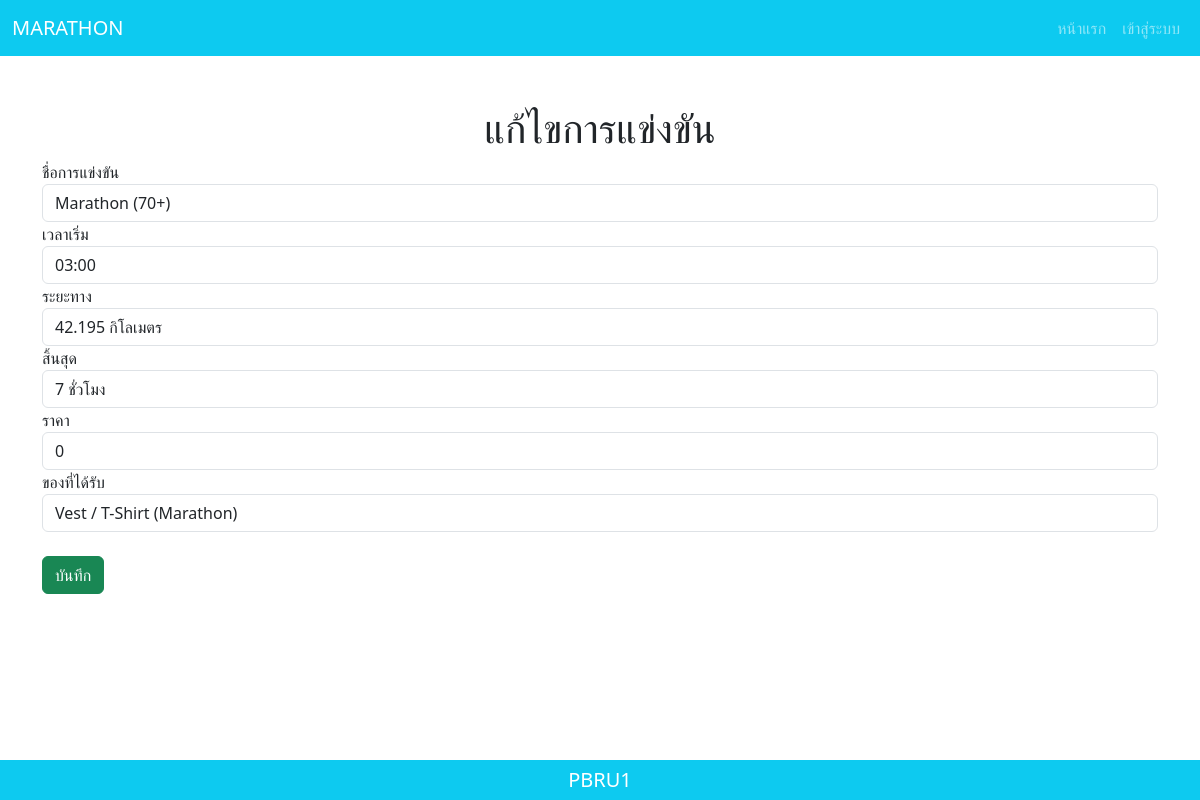
The app's page /pbru2/edit.php?id=2 with its own data.
### tables this page shows
CREATE TABLE `race_type` (
  `race_id` int(11) NOT NULL,
  `race_name` varchar(100) NOT NULL,
  `start_time` varchar(100) NOT NULL,
  `distance` varchar(100) NOT NULL,
  `time_limit` varchar(100) NOT NULL,
  `fee` int(11) NOT NULL,
  `Giveaway` text NOT NULL
);

### pbru2/db/connect.php (called while the page is built, shortened)
<?php
$host ="localhost";
$username="root";
$password="";
$db="pbru2";
$dsn="mysql:host=$host;dbname=$db;charset=utf8";
try{
    $pdo = new PDO($dsn,$username,$password);
}catch(PDOException $e){
    echo $e->getMessage();
    return false;
}
require_once "controller.php";
$controller = new controller($pdo);
?>

### pbru2/db/controller.php (called while the page is built, shortened)
<?php
class controller{
    private $db;
    function __construct($con){
        $this->db=$con;
    }
    function edit_race_type($id){
        try{
            $sql="SELECT * FROM race_type WHERE race_id=:id";
            $stmt = $this->db->prepare($sql);
            $stmt->bindParam(":id",$id);
            $stmt->execute();
            $result = $stmt->fetch(PDO::FETCH_ASSOC);
            return $result;
        }catch(PDOException $e){
            echo $e->getMessage();
            return false;
        }
    }
}
?>

### pbru2/edit.php (the view, shortened to what this page needs)
<?php
require_once("db/connect.php");
require_once("layout/header.php");
if(!isset($_GET["id"])){
}else{
    $id =$_GET["id"];
    $race = $controller -> edit_race_type($id);
}
?>
<div class="container my-5">
    <h1 class="text-center">แก้ไขการแข่งขัน</h1>
   <form action="update_race.php" method="POST">
    <div class="form-group">
        <label for="">ชื่อการแข่งขัน</label>
        <input type="text" name="race_name" class="form-control" value="<?php echo $race["race_name"];?>">
    </div>
    <div class="form-group">
        <label for="">เวลาเริ่ม</label>
        <input type="text" name="start_time" class="form-control" value="<?php echo $race["start_time"];?>">
    </div>
    <div class="form-group">
        <label for="">ระยะทาง</label>
        <input type="text" name="distance" class="form-control" value="<?php echo $race["distance"];?>">
    </div>
    <div class="form-group">
        <label for="">สิ้นสุด</label>
        <input type="text" name="time_limit" class="form-control" value="<?php echo $race["time_limit"];?>">
    </div>
    <div class="form-group">
        <label for="">ราคา</label>
        <input type="number" name="fee" class="form-control" value="<?php echo $race["fee"];?>">
    </div>
    <div class="form-group">
        <label for="">ของที่ได้รับ</label>
        <input type="text" name="Giveaway" class="form-control" value="<?php echo $race["Giveaway"];?>">
    </div>
    <input type="submit" name="submit" value="บันทึก" class="btn btn-success my-4">
   </form>
</div>
<?php
require_once("layout/footer.php")
?>

### records on screen
race_type: race_name "Marathon (70+)", start_time "03:00", distance "42.195 กิโลเมตร", time_limit "7 ชั่วโมง", fee "0", Giveaway "Vest / T-Shirt (Marathon)"
